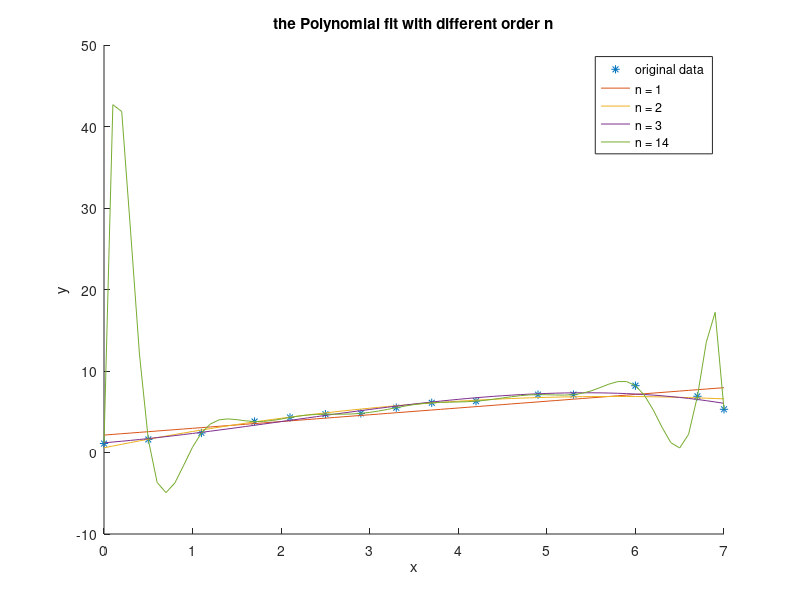
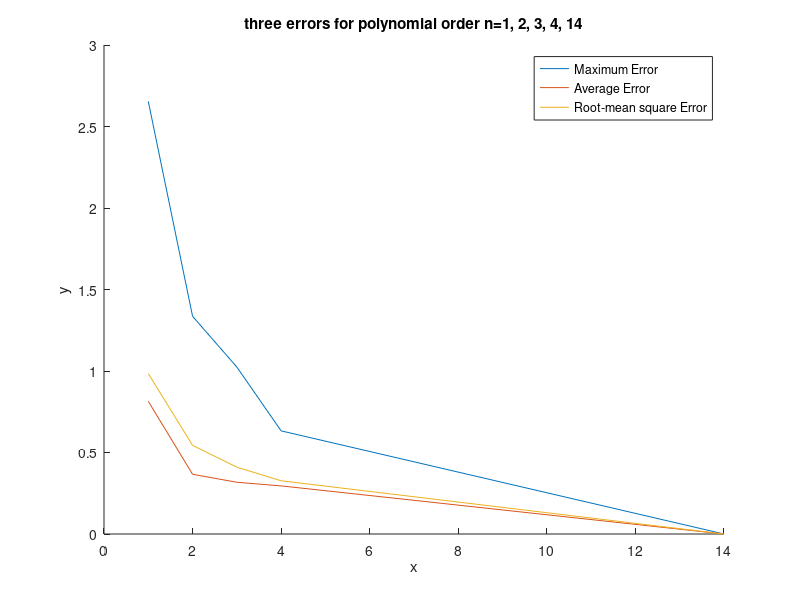
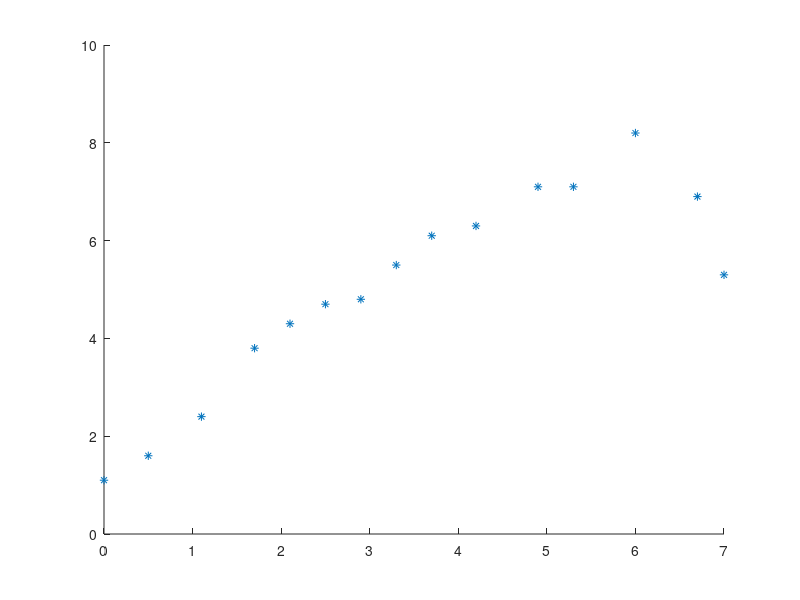

The MATLAB script that drew these images, in order: (Note: this script raises an error after producing the figures.)
%% 
% HW1 for Scientific Computation due 10 a.m. on Sep 26
% Please submit the final PDF via the word or pdf file. 

% Giving the data pair (x, y) （100 Points）： 
% x = [0 0.5 1.1 1.7 2.1 2.5 2.9 3.3 3.7 4.2 4.9 5.3 6.0 6.7 7.0];
% y = [1.1 1.6 2.4 3.8 4.3 4.7 4.8 5.5 6.1 6.3 7.1 7.1 8.2 6.9 5.3];
% For data points xp=0:0.1:7, calculate the value of yp 
% using polynomial fit and interpolation.

x = [0 0.5 1.1 1.7 2.1 2.5 2.9 3.3 3.7 4.2 4.9 5.3 6.0 6.7 7.0];
y = [1.1 1.6 2.4 3.8 4.3 4.7 4.8 5.5 6.1 6.3 7.1 7.1 8.2 6.9 5.3];
xp = 0:0.1:7;

%%
% 1. Try the Polynomial fit using the least square with different order 
% of polynomial degrees n; (Matlab function: polyfit). 
% Plot results for n=1, 2, 3, 14 in Figure 1. （20 Points）

figure;
hold on;
plot(x, y, '*');

N = [1,2,3,14];
for n = N
    p = polyfit(x, y, n);
    yp = polyval(p, xp);
    plot(xp, yp);
end

xlabel('x'), ylabel('y');
legend('original data ', 'n = 1', 'n = 2', 'n = 3', 'n = 14');
title('the Polynomial fit with different order n');

%%
% 2. Write the polynomial equation with coefficients 
% for different n=1, 2, 3, 14. （20 Points）
% Check if it is right using giving data pair.


%%
% 3. 3.Calculate three errors: 
% maximum error, average error, root-mean square error 
% for polynomial order n=1, 2, 3, 4, 14. 
% Plot three errors for different n in Figure 2（20 Points）

len = length(y);

% store [maximum_error, average_error, rse_error] with different n
errors = zeros([5,3]);
i = 1;
for n = [1,2,3,4,14]
    p = polyfit(x, y, n);
    fx = polyval(p, x);
    abs_error_vec = abs(fx-y);

    maximum_error = max(abs_error_vec);
    average_error = sum(abs_error_vec) / len;
    rse_error = sqrt(sum(abs_error_vec.*abs_error_vec) / len);

    errors(i, 1:3) = [maximum_error, average_error, rse_error];

    i = i + 1;
end

figure;
hold on;
n = [1,2,3,4,14];
for j = [1,2,3]
    plot(n, transpose(errors(1:5, j)));
end
xlabel('x'), ylabel('y');
legend("Maximum Error", "Average Error", "Root-mean square Error");
title("three errors for polynomial order n=1, 2, 3, 4, 14");

%%
% 4. Try different interpolation method using nearest and spline. 
% Analyze which interpolation is the best? （20 Points）

% x = [0 0.5 1.1 1.7 2.1 2.5 2.9 3.3 3.7 4.2 4.9 5.3 6.0 6.7 7.0];
% y = [1.1 1.6 2.4 3.8 4.3 4.7 4.8 5.5 6.1 6.3 7.1 7.1 8.2 6.9 5.3];
% xp = 0:0.1:7;

figure;
hold on;
plot(x, y, '*');
for method = ["nearest", "spline"]
    yp = interp1(x, y, xp, method);
    plot(xp, yp);
end
xlabel('x'), ylabel('y');
legend("original data", "nearest", "spline", "Location","northwest");
title("the curves with different interpolation method");

% Analysis: Spline method is better!
% Spline（三次样条插值）方法明显优于nearest（最近邻插值）方法。
% 查阅网上资料得知，相较于nearest将距离最近的数据点赋值给插值点的方式，
% spline方法在数据点之间通过三阶多项式进行插值，得到的插值曲线更加光滑，
% 可能更逼近真实的数据。所以spline方法更优。

%% 
% 5. Explain the differences between interpolation and fitting? （20 Points）
% 插值法与拟合法的差异在于：插值依据两个相邻已知数据点来计算这两点之间插入点
% 的值，这样得到的插值曲线一定经过所有的已知数据点，容易受到数据噪声的影响；
% 而拟合则是通过找到某个函数，使得所有点上的预测值与真实值的总的误差到达一个
% 可以接受的范围内，这样得到的拟合曲线一般不能都经过每个已知数据点，但可以更
% 好地克服噪声带来的影响。





